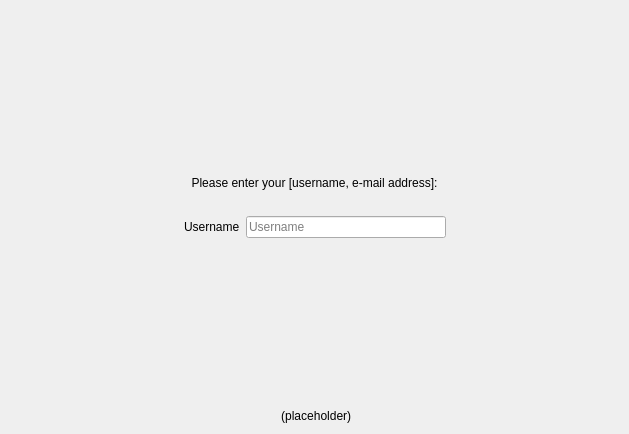
<?xml version="1.0" encoding="UTF-8"?>
<ui version="4.0">
 <class>ClassicWebFingerSetupWizardPage</class>
 <widget class="QWidget" name="ClassicWebFingerSetupWizardPage">
  <property name="geometry">
   <rect>
    <x>0</x>
    <y>0</y>
    <width>629</width>
    <height>434</height>
   </rect>
  </property>
  <property name="windowTitle">
   <string>Form</string>
  </property>
  <layout class="QVBoxLayout" name="verticalLayout">
   <item>
    <spacer name="verticalSpacer">
     <property name="orientation">
      <enum>Qt::Vertical</enum>
     </property>
     <property name="sizeType">
      <enum>QSizePolicy::MinimumExpanding</enum>
     </property>
     <property name="sizeHint" stdset="0">
      <size>
       <width>20</width>
       <height>20</height>
      </size>
     </property>
    </spacer>
   </item>
   <item>
    <widget class="QLabel" name="enterYourUsernameLabel">
     <property name="text">
      <string notr="true">Please enter your [username, e-mail address]:</string>
     </property>
     <property name="alignment">
      <set>Qt::AlignCenter</set>
     </property>
    </widget>
   </item>
   <item>
    <spacer name="verticalSpacer_3">
     <property name="orientation">
      <enum>Qt::Vertical</enum>
     </property>
     <property name="sizeType">
      <enum>QSizePolicy::Minimum</enum>
     </property>
     <property name="sizeHint" stdset="0">
      <size>
       <width>20</width>
       <height>20</height>
      </size>
     </property>
    </spacer>
   </item>
   <item>
    <layout class="QHBoxLayout" name="horizontalLayout">
     <item>
      <spacer name="horizontalSpacer">
       <property name="orientation">
        <enum>Qt::Horizontal</enum>
       </property>
       <property name="sizeHint" stdset="0">
        <size>
         <width>40</width>
         <height>20</height>
        </size>
       </property>
      </spacer>
     </item>
     <item>
      <layout class="QFormLayout" name="formLayout">
       <item row="0" column="0">
        <widget class="QLabel" name="usernameLabel">
         <property name="text">
          <string>Username</string>
         </property>
        </widget>
       </item>
       <item row="0" column="1">
        <widget class="QLineEdit" name="usernameLineEdit">
         <property name="minimumSize">
          <size>
           <width>200</width>
           <height>0</height>
          </size>
         </property>
         <property name="placeholderText">
          <string>Username</string>
         </property>
        </widget>
       </item>
      </layout>
     </item>
     <item>
      <spacer name="horizontalSpacer_2">
       <property name="orientation">
        <enum>Qt::Horizontal</enum>
       </property>
       <property name="sizeHint" stdset="0">
        <size>
         <width>40</width>
         <height>20</height>
        </size>
       </property>
      </spacer>
     </item>
    </layout>
   </item>
   <item>
    <spacer name="verticalSpacer_2">
     <property name="orientation">
      <enum>Qt::Vertical</enum>
     </property>
     <property name="sizeHint" stdset="0">
      <size>
       <width>20</width>
       <height>40</height>
      </size>
     </property>
    </spacer>
   </item>
   <item>
    <widget class="QLabel" name="urlLabel">
     <property name="text">
      <string notr="true">&lt;server URL&gt; (placeholder)</string>
     </property>
     <property name="alignment">
      <set>Qt::AlignCenter</set>
     </property>
    </widget>
   </item>
  </layout>
 </widget>
 <resources/>
 <connections/>
</ui>
